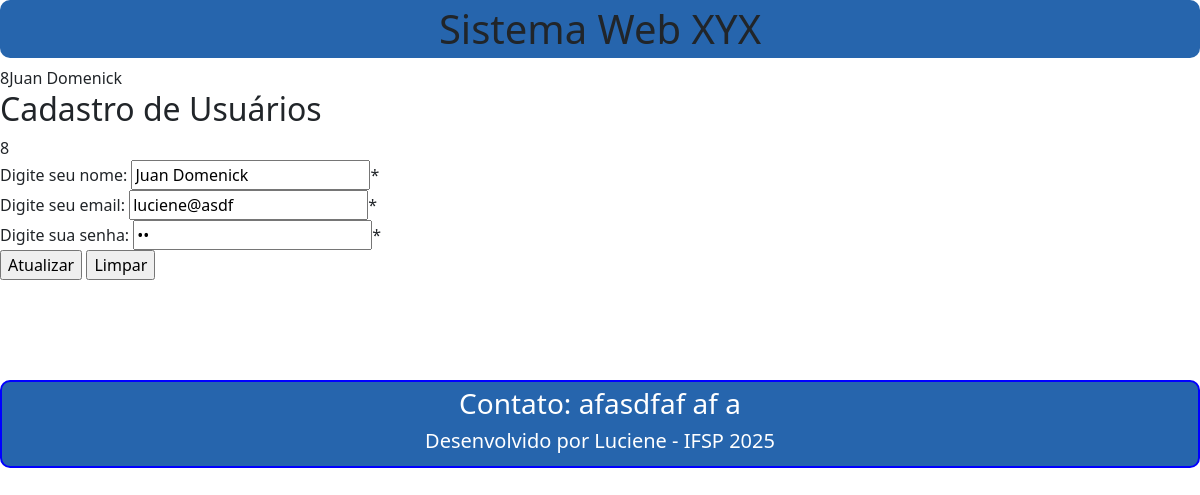
Screenshot of /bkp19052025/editarusuario.php?id=8 (signed in) with the database file from the repository.
### tables this page shows
CREATE TABLE `tbusuarios` (
  `id` int(11) NOT NULL AUTO_INCREMENT,
  `nome` varchar(200) NOT NULL,
  `email` varchar(200) NOT NULL,
  `senha` varchar(20) NOT NULL,
  `datacadastro` datetime DEFAULT current_timestamp(),
  `status` int(11) DEFAULT 1,
  `tipo` varchar(20) NOT NULL DEFAULT 'Comum',
  PRIMARY KEY (`id`)
);

### bkp19052025/editarusuario.php (the view, shortened to what this page needs)
<?php
require_once("includes/topo.php");
if(isset($_SESSION['tipoUsuario']) && $_SESSION['tipoUsuario']=="Administrador"){
    require_once("banco/conexao.php");
    try{
        if(isset($_GET['id'])){
            $id = $_GET['id'];
            $select = $conn->prepare("select * from tbusuarios where id=:id");
            $select->bindParam(":id", $id, PDO::PARAM_INT);
            $select->execute();
            $usuarios = $select->fetchAll(PDO::FETCH_ASSOC);
            if(count($usuarios)==1) {
                echo $usuarios[0]['id'];
                echo $usuarios[0]['nome'];
                ?>
                <h2>Cadastro de Usuários</h2>
                    <form name="cadastro" action="atualizarusuario.php"
                    method="post">
                        <label><?php echo  $usuarios[0]['id']; ?></label><br>
                        <label for="nome">Digite seu nome:</label>
                        <input type="text" name="nome" id="nome"
                        value="<?php echo  $usuarios[0]['nome']; ?>"
                        placeholder="Digite seu nome aqui" maxlength="200"
                        required><span id="vnome">*</span>
                        <br>
                        <label for="email">Digite seu email:</label>
                        <input type="email" name="email" id="email"
                        value="<?php echo  $usuarios[0]['email']; ?>"
                        placeholder="Digite seu email aqui" maxlength="200"
                        required><span id="vemail">*</span>
                        <br>
                        <label for="senha">Digite sua senha:</label>
                        <input type="password" name="senha" id="senha"
                        value="<?php echo  $usuarios[0]['senha']; ?>"
                        placeholder="Digite sua senha aqui" maxlength="20"
                        required><span id="vsenha">*</span>
                        <br>
                        <input type="submit" value="Atualizar">
                        <input type="reset" value="Limpar">
                    </form>
                <?php
            }else {
                echo "<script>window.alert('Selecione um registro!')
                window.location.href='listausuarios.php'</script>";
            }
        }else{
            echo "<script>window.alert('Selecione um registro!')
                window.location.href='listausuarios.php'</script>";
        }
    } catch(PDOException $e) {
        echo "<h2 style='color:red;'>Erro: " . $e->getMessage() . "</h2>";
    }
}
else {
    echo "<h2 style='color:red;'>Você não tem permissão para acessar este conteúdo.</h2>";
}
require_once("includes/rodape.php");
?>

### bkp19052025/css/estilos.css (style rules this page uses)
body { background-color: #A8D8E6; color: black; }

### rows the page displays
tbusuarios: id "8", nome "Juan Domenick", email "luciene@asdf"
